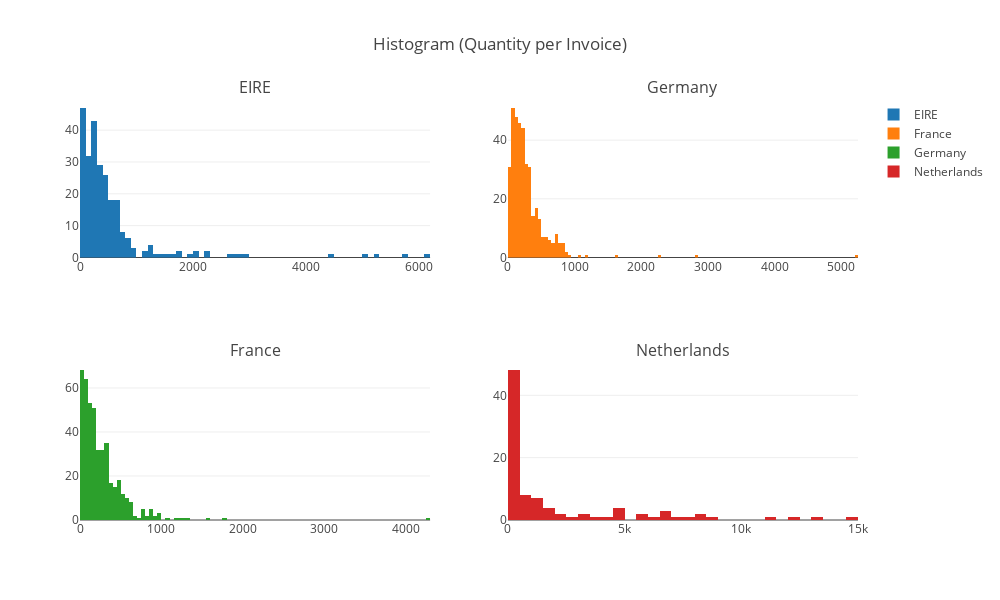

Write notebook code for a chart like this one.
### Code cell
# Method 2

# Traces
traces = [go.Histogram(x=qty_invc[country], name=country) for country in qty_invc.columns];

# Subplots
fig = tools.make_subplots(rows=2, cols=2, subplot_titles=tuple(countries), print_grid=False);
subplots = pd.MultiIndex.from_product([range(1,3), range(1,3)]);
for trace, subplot in zip(traces, subplots):
    fig.append_trace(trace, subplot[0], subplot[1]);

# Layout
fig['layout'].update(width=1000, height=600, title='Histogram (Quantity per Invoice)');

# Plot
py.iplot(fig);

### Figure 1 — Plotly figure (JSON) as saved in the notebook; plotly's stock layout.template omitted (floating-point values rounded to 4 significant figures; data arrays with more than 128 entries replaced by an {"elided": "..."} marker saying what was removed)
{"data": [{"name": "EIRE", "type": "histogram", "uid": "c93eedae-b94d-42df-b676-b6dbdea53f5d", "x": {"elided": "1171 int values"}, "xaxis": "x", "yaxis": "y"}, {"name": "France", "type": "histogram", "uid": "270729b8-1611-437e-b7b1-7215628751bb", "x": {"elided": "1171 int values"}, "xaxis": "x2", "yaxis": "y2"}, {"name": "Germany", "type": "histogram", "uid": "aad31f99-1910-4820-9311-f2ab17b1c039", "x": {"elided": "1171 int values"}, "xaxis": "x3", "yaxis": "y3"}, {"name": "Netherlands", "type": "histogram", "uid": "349a099f-cf59-493c-9170-14b2995c6286", "x": {"elided": "1171 int values"}, "xaxis": "x4", "yaxis": "y4"}], "layout": {"annotations": [{"font": {"size": 16}, "showarrow": false, "text": "EIRE", "x": 0.225, "xanchor": "center", "xref": "paper", "y": 1, "yanchor": "bottom", "yref": "paper"}, {"font": {"size": 16}, "showarrow": false, "text": "Germany", "x": 0.775, "xanchor": "center", "xref": "paper", "y": 1, "yanchor": "bottom", "yref": "paper"}, {"font": {"size": 16}, "showarrow": false, "text": "France", "x": 0.225, "xanchor": "center", "xref": "paper", "y": 0.375, "yanchor": "bottom", "yref": "paper"}, {"font": {"size": 16}, "showarrow": false, "text": "Netherlands", "x": 0.775, "xanchor": "center", "xref": "paper", "y": 0.375, "yanchor": "bottom", "yref": "paper"}], "height": 600, "title": {"text": "Histogram (Quantity per Invoice)"}, "width": 1000, "xaxis": {"anchor": "y", "domain": [0, 0.45]}, "xaxis2": {"anchor": "y2", "domain": [0.55, 1]}, "xaxis3": {"anchor": "y3", "domain": [0, 0.45]}, "xaxis4": {"anchor": "y4", "domain": [0.55, 1]}, "yaxis": {"anchor": "x", "domain": [0.625, 1]}, "yaxis2": {"anchor": "x2", "domain": [0.625, 1]}, "yaxis3": {"anchor": "x3", "domain": [0, 0.375]}, "yaxis4": {"anchor": "x4", "domain": [0, 0.375]}}}
